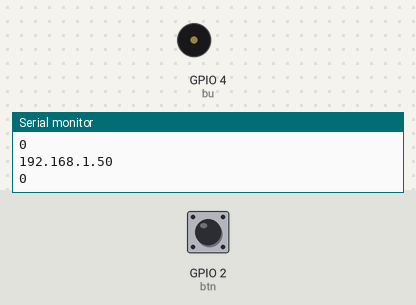
A sketch run on a simulated ESP32. Shown: buzzer (waves = sounding), the last lines printed to the serial monitor. The inputs (shaded band) are chosen by the test bench; at power-on: GPIO 2 (btn) LOW. WiFi joins after 1.5 s; servers stay silent unless stated; random numbers use the default seed unless the sketch sets one.

Above: at 3.2 s.
3.3 s: GPIO 2 (btn) pulled HIGH for 0.15 s
At 4.7 s:
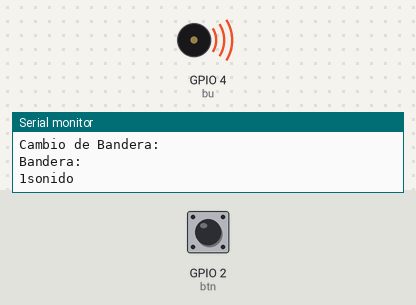
6.4 s: GPIO 2 (btn) pulled HIGH for 1 s
9.2 s: GPIO 2 (btn) pulled HIGH for 3.2 s
At 10.6 s:
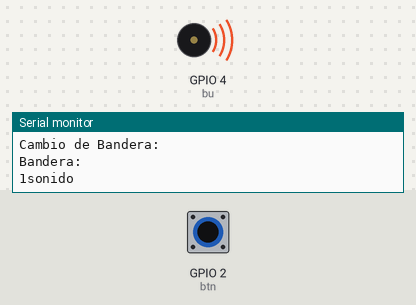
Timing chart, 0 to 21.4 s (numbered marks = the images above; inputs shaded):
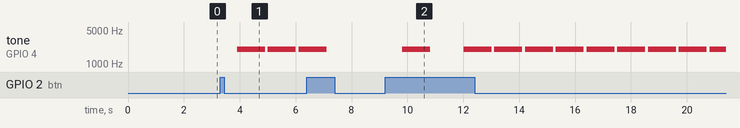

Measured:
- after the input at 3.3 s, tone on GPIO 4 (bu): alternates 2000 Hz for 1.0 s and silent for 0.10 s, starting after 0.61 s
- after the input at 9.2 s, tone on GPIO 4 (bu): goes 2000 Hz 1.0 s, silent 1.2 s, 8 × (2000 Hz 1.0 s, silent 0.10 s), then 2000 Hz, starting after 0.61 s

The sketch:

pra7o5.ino
```cpp
#include <WiFi.h>
const char* ssid = "TecJalisco";//nombre de red
//const char* password="Info_@@7";
const char* password="";
WiFiServer serve(8888);
WiFiClient cliente = serve.available();

#define btn 2
#define bu 4
bool bandera = false;
void setup() {

  pinMode(btn,INPUT);
  pinMode(bu,OUTPUT);
  Serial.begin(115200);
  // put your setup code here, to run once:
  WiFi.begin(ssid,password);
  while(WiFi.status() != WL_CONNECTED){
    delay(1000);
    Serial.println("Conectandose...");
  }


  Serial.println("Cliente Conectado");
  Serial.println(WiFi.localIP());//ESTA COMPU
  serve.begin();

}

void loop() {
  // put your main code here, to run repeatedly:

 /* if (!cliente || !cliente.connected()) {
    cliente = serve.available();
    if (cliente) {
      Serial.println("¡Processing se ha conectado!");
    }
  }
*/
  Serial.println(WiFi.localIP());
  int estado = digitalRead(btn);
  Serial.println(estado); //0 si no esta siendo presionado
  delay(100);

  if(estado == 1 || bandera == true){
    Serial.println("Boton Presionado");
    if(estado == 1){

      Serial.println("Cambio de Bandera: ");
      bandera = !bandera;
      Serial.println("Bandera: ");
      Serial.print(bandera);
      delay(500);
    }


    if(bandera == true){
      tone(bu,2000);
      Serial.println("sonido");
      delay(1000);
      noTone(bu);
      int g = random(0,255);
       if(!cliente || !cliente.connected()){
        cliente = serve.available();
      }
      cliente.println(g);
    }else{

      noTone(bu);
      Serial.println("Apagado");
    }


}
}
```
